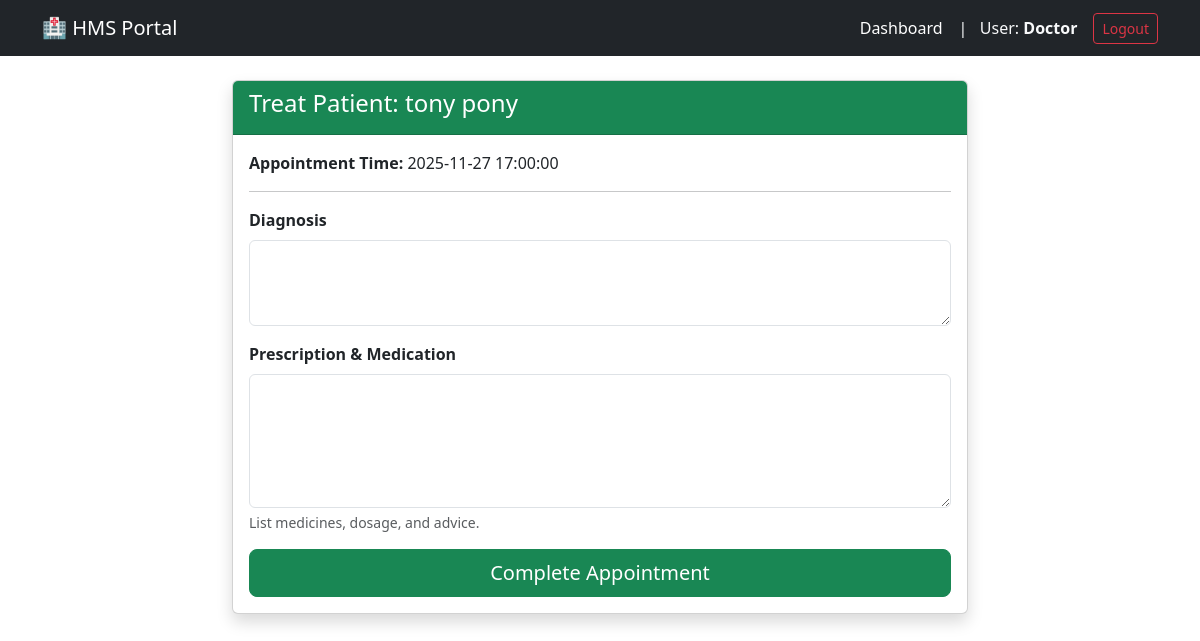
Screenshot of /doctor/treat/2 (signed in) with the database file from the repository.
### hms_app/models.py (models this page shows, shortened)
class Patient(UserMixin, db.Model):
    id = db.Column(db.Integer, primary_key=True)
    name = db.Column(db.String(100), nullable=False)
    email = db.Column(db.String(120), unique=True, nullable=False)
    password_hash = db.Column(db.String(128))
    appointments = db.relationship('Appointment', backref='patient', lazy=True)

class Appointment(db.Model):
    id = db.Column(db.Integer, primary_key=True)
    patient_id = db.Column(db.Integer, db.ForeignKey('patient.id'), nullable=False)
    doctor_id = db.Column(db.Integer, db.ForeignKey('doctor.id'), nullable=False)
    appointment_time = db.Column(db.DateTime, nullable=False, default=datetime.utcnow)
    status = db.Column(db.String(20), default='Booked') # Booked, Completed, Cancelled
    treatment = db.relationship('Treatment', backref='appointment', uselist=False, lazy=True)

### hms_app/doctor/routes.py (the view, shortened to what this page needs)
@doctor.route('/treat/<int:appointment_id>', methods=['GET', 'POST'])
@login_required
@doctor_required
def treat_appointment(appointment_id):
    appointment = Appointment.query.get_or_404(appointment_id)
    if appointment.doctor_id != current_user.id:
        flash('You are not authorized to view this appointment.', 'danger')
        return redirect(url_for('doctor.dashboard'))
    form = TreatmentForm()
    return render_template('doctor/treat_appointment.html', form=form, appointment=appointment)

### hms_app/doctor/forms.py
class TreatmentForm(FlaskForm):
    diagnosis = TextAreaField('Diagnosis', validators=[DataRequired()], render_kw={"rows": 3})
    prescription = TextAreaField('Prescription & Medication', validators=[DataRequired()], render_kw={"rows": 5})
    submit = SubmitField('Complete Appointment')

### hms_app/models.py (called while the page is built)
@login_manager.user_loader
def load_user(user_id):
    role = session.get('role')
    if role == 'admin':
        return Admin.query.get(int(user_id))
    elif role == 'doctor':
        return Doctor.query.get(int(user_id))
    elif role == 'patient':
        return Patient.query.get(int(user_id))
    admin = Admin.query.get(int(user_id))
    if admin: return admin
    doctor = Doctor.query.get(int(user_id))
    if doctor: return doctor
    return Patient.query.get(int(user_id))

    @property
    def role(self): return "doctor"

### hms_app/templates/doctor/treat_appointment.html (shortened to what this page needs)
{% extends "base.html" %}
{% block content %}
<div class="row justify-content-center">
    <div class="col-md-8">
        <div class="card shadow">
            <div class="card-header bg-success text-white">
                <h4>Treat Patient: {{ appointment.patient.name }}</h4>
            </div>
            <div class="card-body">
                <p><strong>Appointment Time:</strong> {{ appointment.appointment_time }}</p>
                <hr>
                <form method="POST">
                    <div class="mb-3">
                        {{ form.diagnosis.label(class="form-label fw-bold") }}
                        {{ form.diagnosis(class="form-control") }}
                    </div>
                    <div class="mb-3">
                        {{ form.prescription.label(class="form-label fw-bold") }}
                        {{ form.prescription(class="form-control") }}
                        <div class="form-text">List medicines, dosage, and advice.</div>
                    </div>
                    <div class="d-grid">
                        {{ form.submit(class="btn btn-success btn-lg") }}
                    </div>
                </form>
            </div>
        </div>
    </div>
</div>
{% endblock %}

### rows the page displays
Patient: patient.name "tony pony"
Appointment: appointment_time "2025-11-27 17:00:00"

### other values shown
{{ current_user.role|capitalize }} "Doctor"
